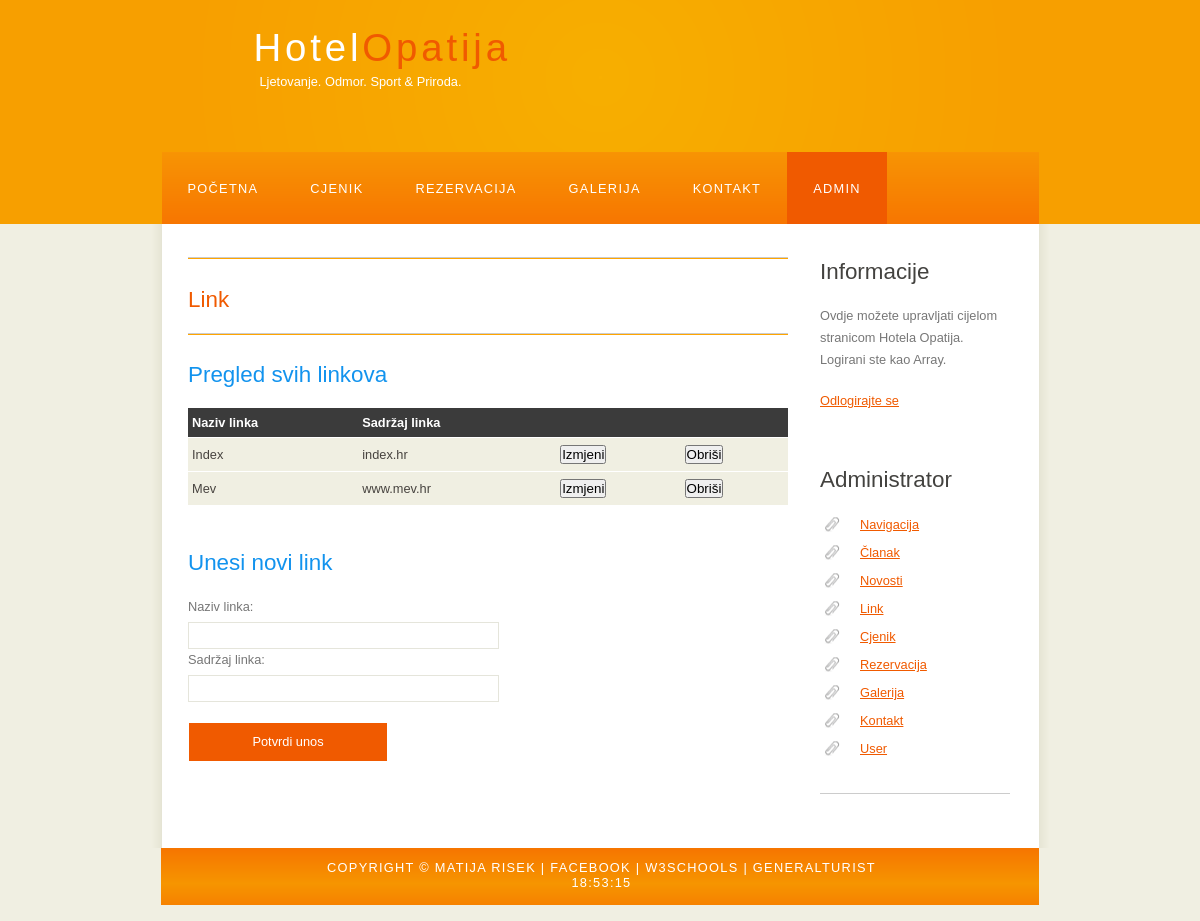
The app's page /adminLink.php (signed in) with its own data.
### tables this page shows
CREATE TABLE IF NOT EXISTS `Link` (
  `idLink` int(11) NOT NULL AUTO_INCREMENT,
  `nazivLink` varchar(255) NOT NULL,
  `sadrzajLink` varchar(255) NOT NULL,
  PRIMARY KEY (`idLink`)
);

### adminLink.php (the view, shortened to what this page needs)
<!DOCTYPE HTML>
<html>
<head>
    <link rel="stylesheet" type="text/css" href="style/style.css" title="style" />
</head>
<body onload="startTime()">
    <div id="main">
        <div id="header">
            <div id="logo">
                <div id="logo_text">
                    <h1><a href="index.php">Hotel<span class="logo_colour">Opatija</span></a></h1>
                    <h2>Ljetovanje. Odmor. Sport & Priroda.</h2>
                </div>
            </div>
            <div id="menubar">
                <ul id="menu">
                    <li><a href="index.php">Početna</a></li>
                    <li><a href="cjenik.php">Cjenik</a></li>
                    <li><a href="rezervacija.php">Rezervacija</a></li>
                    <li><a href="galerija.php">Galerija</a></li>
                    <li> <a href="kontakt.php">Kontakt</a></li>
					<li class="selected"><a href="administrator.php">Admin</a></li>
                </ul>
            </div>
        </div>
        <div id="site_content">
            <div class="sidebar">
				<?php
					echo "<h3>Informacije</h3>";
					echo "<p>";
					echo "Ovdje možete upravljati cijelom stranicom Hotela Opatija.<br>";
					echo "Logirani ste kao {$_SESSION['username']}.<br>";
					echo '<p><a href="?action=logOut">Odlogirajte se</a></p>';
					echo "<p>";
				?>
                <h3>Administrator</h3>
                <ul>
					<li><a href="adminNavigacija.php">Navigacija</a></li>
                    <li><a href="adminClanak.php">Članak</a></li>
                    <li><a href="adminNovosti.php">Novosti</a></li>
                    <li><a href="adminLink.php">Link</a></li>
					<li><a href="adminCjenik.php">Cjenik</a></li>
                    <li><a href="adminRezervacija.php">Rezervacija</a></li>
                    <li><a href="adminGalerija.php">Galerija</a></li>
                    <li><a href="adminKontakt.php">Kontakt</a></li>
					<li><a href="adminUser.php">User</a></li>
                </ul>
                <hr />
            </div>
			<div id="content">
<hr color="orange" width="600">
<h3><a id="link" style="text-decoration: none">Link</a></h3>
<hr color="orange" width="600">
<h2>Pregled svih linkova</h2>
<table width="600" border="0" cellpadding="0" cellspacing="0">
<tr>
<th>Naziv linka</th>
<th>Sadržaj linka</th>
<th></th>
<th></th>
</tr>
<?php
$sql="SELECT * FROM Link";
$records=mysql_query($sql);
while($zapis=mysql_fetch_assoc($records)){
	echo "<tr>";
	echo "<td>".$zapis['nazivLink']."</td>";
	echo "<td>".$zapis['sadrzajLink']."</td>";
	echo '<td><form method="post" action="novaIzmjenaLinka.php">
	<input type="hidden" value="'.$zapis['idLink'].'" name="idLink"/>
	<input type="submit" value="Izmjeni" />
	</form></td>';
	echo '<td><form method="post" action="brisanjeLinka.php">
	<input type="hidden" value="'.$zapis['idLink'].'" name="idLink"/>
	<input type="submit" onClick="potvrda (); return false;" value="Obriši" />
	</form></td>';
	echo "</tr>";
}
?>
</table>
<form name="unosLinka" action="insertLink.php" method="post" onsubmit="return validacijaAdminLink();">
<div class="form_settings">
<h2>Unesi novi link</h2>
<p>Naziv linka:</p> <input type="text" name="nazivLink"><br>
<p>Sadržaj linka:</p> <input type="text" name="sadrzajLink"><br>
<input class="submit" type="submit" value="Potvrdi unos">
</div>
</form>
            </div>
        </div>
        <div id="footer">
            Copyright &copy; Matija Risek | <a href="https://www.facebook.com/matija.risek">Facebook</a> | <a href="http://www.w3schools.com/">W3Schools</a> | <a href="http://www.general-turist.com/">GeneralTurist</a><div id="txt"></div>
        </div>
    </div>
</body>
</html>

### style/style.css (style rules this page uses)
html { height: 100%; }
* { margin: 0; padding: 0; }
body { font: normal .80em 'trebuchet ms', arial, sans-serif; background: #F0EFE2; color: #777; }
p { padding: 0 0 20px 0; line-height: 1.7em; }
hr { display: block; height: 1px; border: 0; border-top: 1px solid #ccc; margin: 1em 0; padding: 0; }
h1, h2, h3, h4, h5, h6 { font: normal 175% 'century gothic', arial, sans-serif; color: #43423F; margin: 0 0 15px 0; padding: 15px 0 5px 0; }
h2 { font: normal 175% 'century gothic', arial, sans-serif; color: #1293EE; }
a, a:hover { outline: none; text-decoration: underline; color: #F05A00; }
ul { margin: 2px 0 22px 17px; }
ul li { list-style-type: circle; margin: 0 0 6px 0; padding: 0 0 4px 5px; }
#main, #logo, #menubar, #site_content, #footer { margin-left: auto; margin-right: auto; }
#header { background: #f79f00; height: 240px; }
#logo { width: 825px; position: relative; height: 168px; margin-top: -16px; background: url(logo.png) no-repeat; }
#logo #logo_text { position: absolute; top: 20px; left: 0; }
#logo h1, #logo h2 { font: normal 300% 'century gothic', arial, sans-serif; border-bottom: 0; text-transform: none; margin: 0; margin-left: 66px; }
#logo_text h1, #logo_text h1 a, #logo_text h1 a:hover { padding: 22px 0 0 0; color: #FFF; letter-spacing: 0.1em; text-decoration: none; }
#logo_text h1 a .logo_colour { color: #F05A00; }
#logo_text h2 { font-size: 100%; padding: 4px 0 0 0; color: #FFF; margin-left: 72px; }
#menubar { width: 877px; height: 72px; padding: 0; background: url(menu.png) repeat-x; }
ul#menu, ul#menu li { float: left; margin: 0; padding: 0; }
ul#menu li { list-style: none; }
ul#menu li a { letter-spacing: 0.1em; font: normal 100% 'lucida sans unicode', arial, sans-serif; display: block; float: left; height: 37px; padding: 29px 26px 6px 26px; text-align: center; color: #FFF; text-transform: uppercase; text-decoration: none; background: transparent; }
ul#menu li a:hover, ul#menu li.selected a, ul#menu li.selected a:hover { color: #FFF; background: url(menu_select.png) repeat-x; }
#site_content { width: 837px; overflow: hidden; margin: 0 auto 0 auto; padding: 20px 24px 20px 37px; background: #FFF url(content.png) repeat-y; }
.sidebar { float: right; width: 190px; padding: 0 15px 20px 15px; }
.sidebar ul { width: 178px; padding: 4px 0 0 0; margin: 4px 0 30px 0; }
.sidebar li { list-style: none; padding: 0 0 7px 0; }
.sidebar li a, .sidebar li a:hover { padding: 0 0 0 40px; display: block; background: transparent url(link.png) no-repeat left center; }
#content { text-align: left; width: 595px; padding: 0; }
#footer { width: 878px; font: normal 100% 'lucida sans unicode', arial, sans-serif; height: 40px; padding: 12px 5px 5px 5px; text-align: center; background: #29425E url(footer.png) repeat-x; color: #FFF; text-transform: uppercase; letter-spacing: 0.1em; width: 875px; padding-left: 3px; padding-right: 0px; }
#footer a { color: #FFF; text-decoration: none; }
.form_settings { margin: 15px 0 0 0; }
.form_settings p { padding: 0 0 4px 0; }
.form_settings input, .form_settings textarea { padding: 5px; width: 299px; font: 100% arial; border: 1px solid #E5E5DB; background: #FFF; color: #47433F; }
.form_settings .submit { font: 100% arial; border: 1px solid; width: 200px; margin: 20px 0 0; height: 40px; padding: 2px 0 3px 0; cursor: pointer; background: #F05A00; color: #FFF; }
table { margin: 10px 0 30px 0; }
table tr th, table tr td { background: #3B3B3B; color: #FFF; padding: 7px 4px; text-align: left; }
table tr td { background: #F0EFE2; color: #47433F; border-top: 1px solid #FFF; }

### records on screen
link: nazivLink "Index", sadrzajLink "index.hr"
link: nazivLink "Mev", sadrzajLink "www.mev.hr"

### other values on screen
$_SESSION['username'] "Array"
